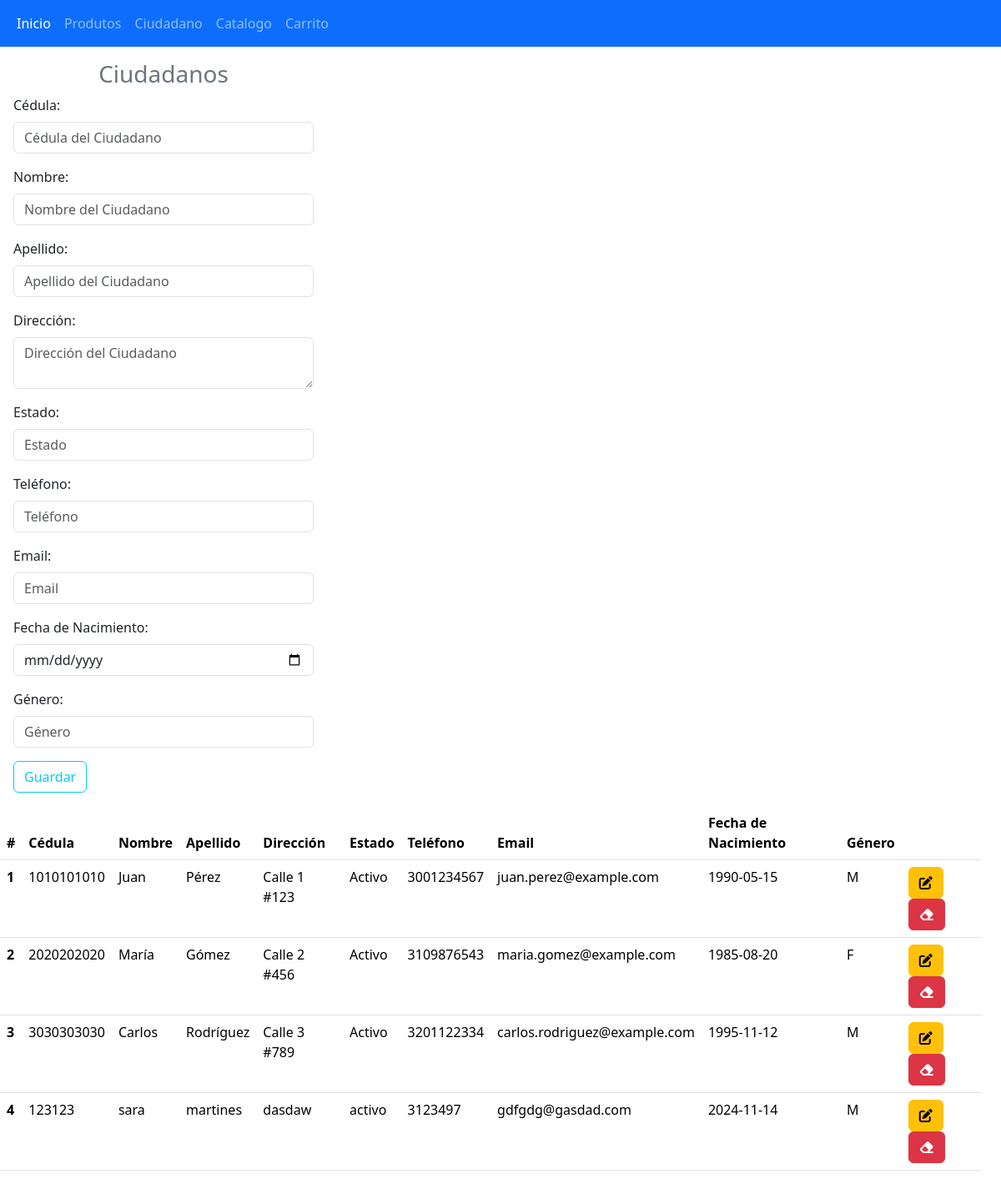
Page /ciudadano.php on the committed database.
### tables this page shows
CREATE TABLE `ciudadano` (
  `id` int(11) NOT NULL,
  `cedula` varchar(20) NOT NULL,
  `nombre` varchar(50) NOT NULL,
  `apellido` varchar(50) NOT NULL,
  `direccion` text DEFAULT NULL,
  `telefono` varchar(15) DEFAULT NULL,
  `email` varchar(100) DEFAULT NULL,
  `fechaNacimiento` date DEFAULT NULL,
  `genero` char(1) DEFAULT NULL,
  `estado` varchar(20) DEFAULT NULL
);

### ciudadano.php (the view, shortened to what this page needs)
<!DOCTYPE html>
<html lang="es">
<head>
    <link href="https://cdn.jsdelivr.net/npm/bootstrap@5.3.3/dist/css/bootstrap.min.css" rel="stylesheet">
</head>
<body>
<?php
include "navbar.php";
?>
<div class="container-fluid row">
    <?php
    include "conexion.php";
    ?>
    <form class="col-4 p-3" method="POST">
        <fieldset>
            <h3 class="text-center text-secondary">Ciudadanos</h3>
            <div class="mb-3">
                <label class="form-label">Cédula:</label>
                <input type="text" class="form-control" placeholder="Cédula del Ciudadano" name="cedula">
            </div>
            <div class="mb-3">
                <label class="form-label">Nombre:</label>
                <input type="text" class="form-control" placeholder="Nombre del Ciudadano" name="nombre">
            </div>
            <div class="mb-3">
                <label class="form-label">Apellido:</label>
                <input type="text" class="form-control" placeholder="Apellido del Ciudadano" name="apellido">
            </div>
            <div class="mb-3">
                <label class="form-label">Dirección:</label>
                <textarea class="form-control" placeholder="Dirección del Ciudadano" name="direccion"></textarea>
            </div>
            <div class="mb-3">
                <label class="form-label">Estado:</label>
                <input type="text" class="form-control" placeholder="Estado" name="estado">
            </div>
            <div class="mb-3">
                <label class="form-label">Teléfono:</label>
                <input type="text" class="form-control" placeholder="Teléfono" name="telefono">
            </div>
            <div class="mb-3">
                <label class="form-label">Email:</label>
                <input type="email" class="form-control" placeholder="Email" name="email">
            </div>
            <div class="mb-3">
                <label class="form-label">Fecha de Nacimiento:</label>
                <input type="date" class="form-control" name="fechaNacimiento">
            </div>
            <div class="mb-3">
                <label class="form-label">Género:</label>
                <input type="text" class="form-control" placeholder="Género" name="genero">
            </div>
            <button type="submit" class="btn btn-outline-info m-auto" name="btnGuardar" value="ok">Guardar</button>
        </fieldset>
    </form>
    <?php
    $sql = $conexion->query("SELECT id, cedula, nombre, apellido, direccion, estado, telefono, email, fechaNacimiento, genero FROM ciudadano");
    ?>
    <table class="table">
        <thead class="bg-info">
        <tr>
            <th scope="col">#</th>
            <th scope="col">Cédula</th>
            <th scope="col">Nombre</th>
            <th scope="col">Apellido</th>
            <th scope="col">Dirección</th>
            <th scope="col">Estado</th>
            <th scope="col">Teléfono</th>
            <th scope="col">Email</th>
            <th scope="col">Fecha de Nacimiento</th>
            <th scope="col">Género</th>
            <th scope="col"></th>
        </tr>
        </thead>
        <tbody>
        <?php while($datos = $sql->fetch_object()){ ?>
            <tr>
                <th scope="row"><?= $datos->id ?></th>
                <td><?= $datos->cedula ?></td>
                <td><?= $datos->nombre ?></td>
                <td><?= $datos->apellido ?></td>
                <td><?= $datos->direccion ?></td>
                <td><?= $datos->estado ?></td>
                <td><?= $datos->telefono ?></td>
                <td><?= $datos->email ?></td>
                <td><?= $datos->fechaNacimiento ?></td>
                <td><?= $datos->genero ?></td>
                <td>
                    <a href="actualizar.php?id=<?= $datos->id ?>" class="btn btn-small btn-warning"><i class="fa-solid fa-pen-to-square"></i></a>
                    <a href="eliminar.php?id=<?= $datos->id ?>" class="btn btn-small btn-danger"><i class="fa-solid fa-eraser"></i></a>
                </td>
            </tr>
        <?php } ?>
        </tbody>
    </table>
</div>
</body>
</html>

### navbar.php
<nav class="navbar navbar-expand-sm bg-primary navbar-dark">
<div class="container-fluid">
  <ul class="navbar-nav">
    <li class="nav-item">
      <a class="nav-link active" href="index.php">Inicio</a>
    </li>
    <li class="nav-item">
      <a class="nav-link" href="productos.php">Produtos</a>
    </li>
    <li class="nav-item">
      <a class="nav-link" href="ciudadano.php">Ciudadano</a>
    </li>
    <li class="nav-item">
      <a class="nav-link" href="catalogoPreferencias.php">Catalogo</a>
    </li>
    <li class="nav-item">
      <a class="nav-link" href="carroCompras.php">Carrito</a>
    </li>
  </ul>
</div>
</nav>

### rows in the picture
ciudadano: id "1", cedula "1010101010", nombre "Juan", apellido "Pérez", direccion "Calle 1 #123", estado "Activo", telefono "3001234567", email "juan.perez@example.com", fechaNacimiento "1990-05-15", genero "M"
ciudadano: id "2", cedula "2020202020", nombre "María", apellido "Gómez", direccion "Calle 2 #456", estado "Activo", telefono "3109876543", email "maria.gomez@example.com", fechaNacimiento "1985-08-20", genero "F"
ciudadano: id "3", cedula "3030303030", nombre "Carlos", apellido "Rodríguez", direccion "Calle 3 #789", estado "Activo", telefono "3201122334", email "carlos.rodriguez@example.com", fechaNacimiento "1995-11-12", genero "M"
ciudadano: id "4", cedula "123123", nombre "sara", apellido "martines", direccion "dasdaw", estado "activo", telefono "3123497", email "gdfgdg@gasdad.com", fechaNacimiento "2024-11-14", genero "M"
